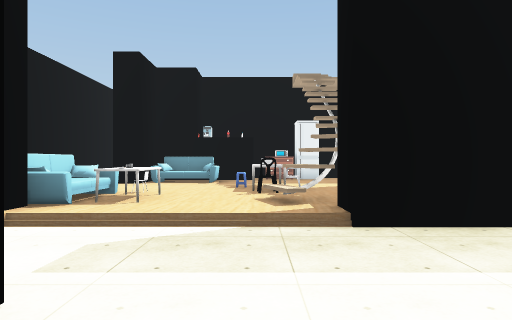
view 1 (above)

19 first-person views from a walk through a scene from a Unity 3-D project. The camera is 1.5 m above the floor, looks level and sees 75° across. The floor is counted in squares, 2 m on a side. Each view is taken from the middle of a square. On the plan, view 1 faces up. The plan holds only what a view shows up to about 11 squares ahead; the rest is blank. The player is left out. Some animated figures are not drawn. Some surface patterns are stand-ins.

view 2
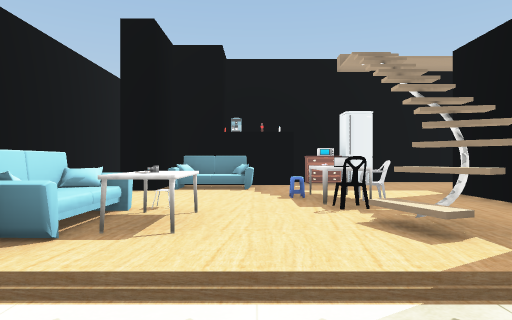

view 3
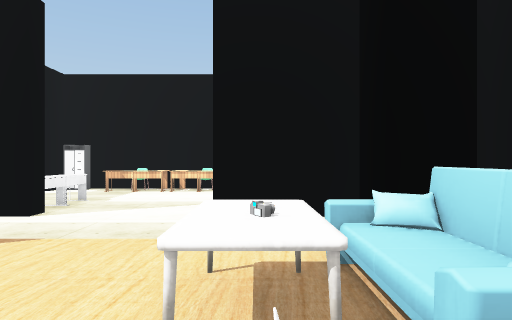

view 4
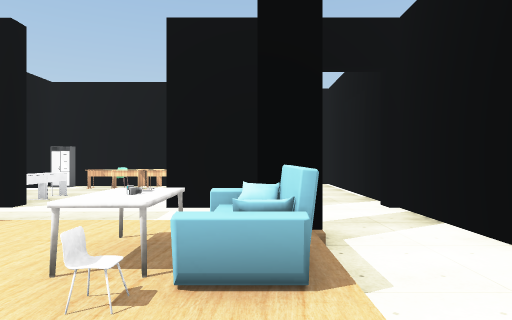

view 5
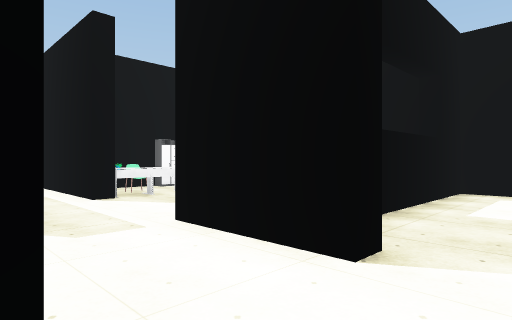

view 6
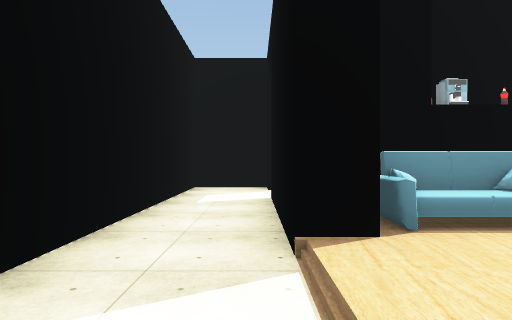

view 7
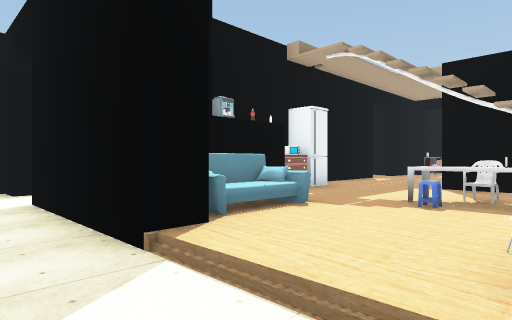

view 8
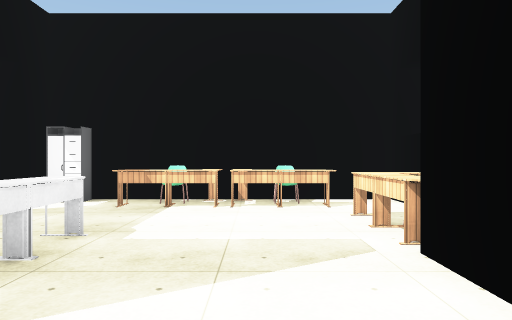

view 9
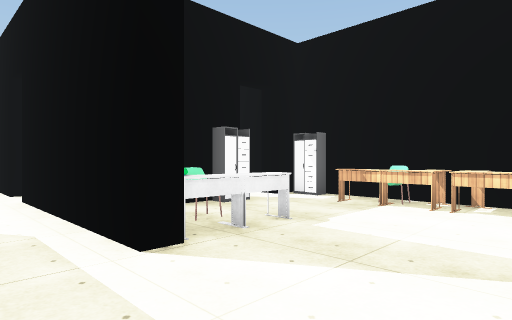

view 10
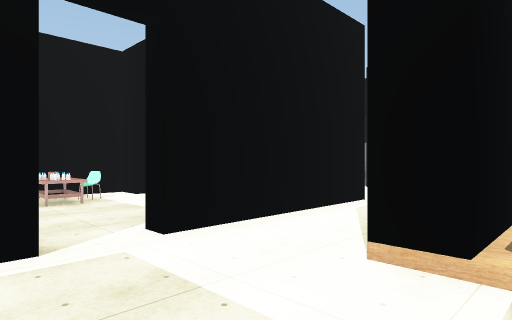

view 11
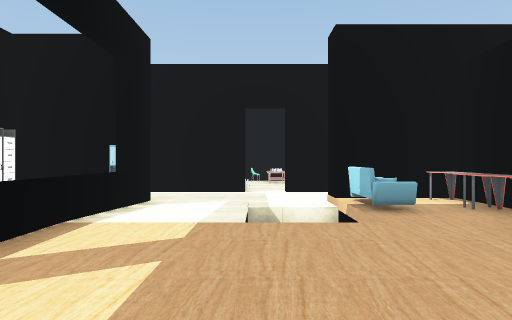

view 12
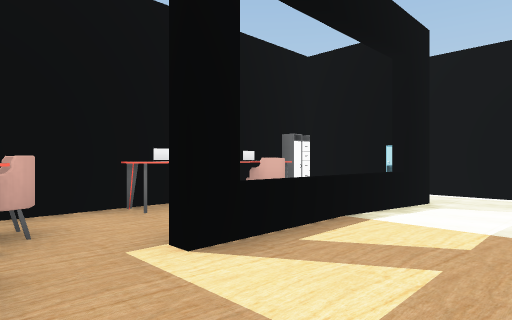

view 13
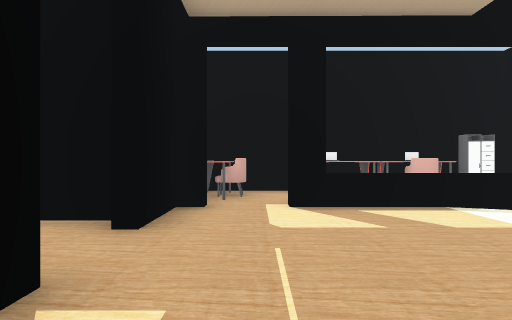

view 14
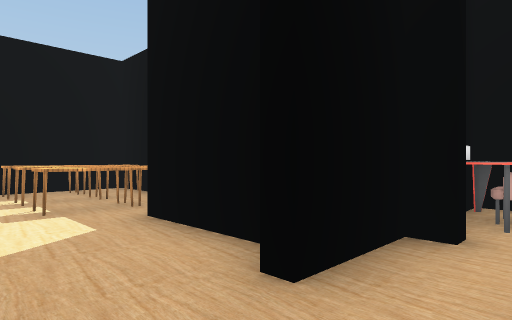

view 15
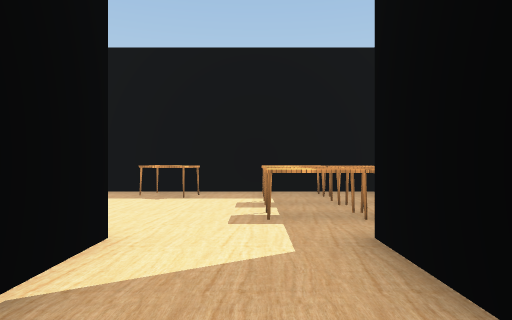

view 16
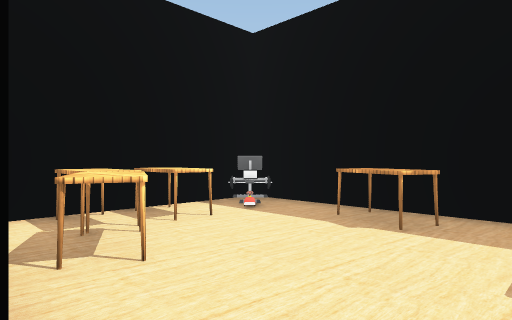

view 17
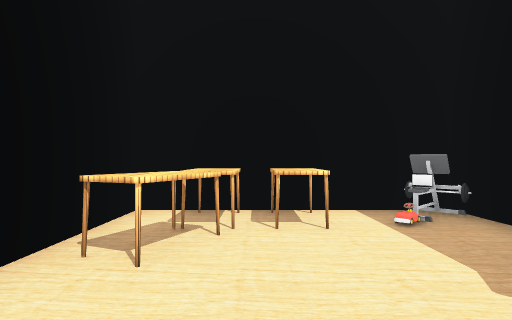

view 18
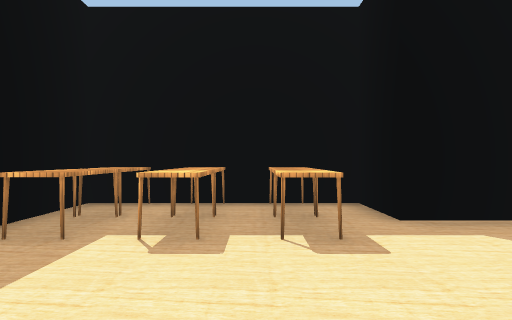

view 19
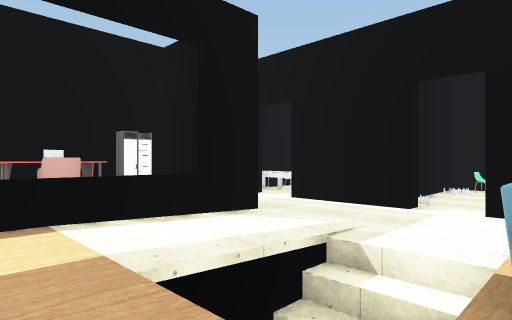

### Floor plan
Key: @ floor where view 1 was taken; # wall or solid block; . main floor; : floor 0.25 m higher than the main floor; / step, stairs or slope; = window, fence, low wall or low ledge; ^ raised ledge; v drop or lower ground; O other object.
Columns run from 6 left of view 1 to 13 right of it. Each row starts with its distance up from view 1.
 19         #########
 18         #O:O:OOO#
 17         #::::OOO#
 16         #O::::::#
 15 ####    #OO::OOO#
 14 #...    ####::###
 13 #..      ## ::#
 12 #..#     ###::##
 11 #..# ##OO::#::::OO#
 10 #..###:::::::::::O#
  9 #..#OO:::::::::#::#
  8  ..:::O::#::::::::O
  7   .:::OO:#O:vv::::#
  6  ..OO:O#:OOO v:::OO
  5  ..OO:/^:OOOvv.=::O
  4 #..#://#####...#O##
  3 #................
  2 #.................
  1 #..##...O# ##.# #.
  0 #..#O.@.OO# ..#  OO#
 -1 #..# O....O.O.#
 -2 #..#OOOOO..OOO#
 -3 #..##OOOOO#OOO#
 -4   .###### #####
 -5   ##

Positions as (right, up) in squares from view 1, and headings:
1: (0, 0), facing up
2: (-1, 2), facing up
3: (-2, 7), facing down
4: (-3, 8), facing down
5: (-5, 4), facing down-right
6: (-4, 6), facing up
7: (-5, 6), facing up-right
8: (0, 3), facing down
9: (-1, 3), facing down-right
10: (8, 5), facing down-left
11: (7, 11), facing down
12: (7, 11), facing down-right
13: (4, 10), facing right
14: (6, 10), facing up-right
15: (7, 11), facing up
16: (7, 14), facing up-left
17: (7, 16), facing left
18: (4, 16), facing right
19: (5, 8), facing down-right
